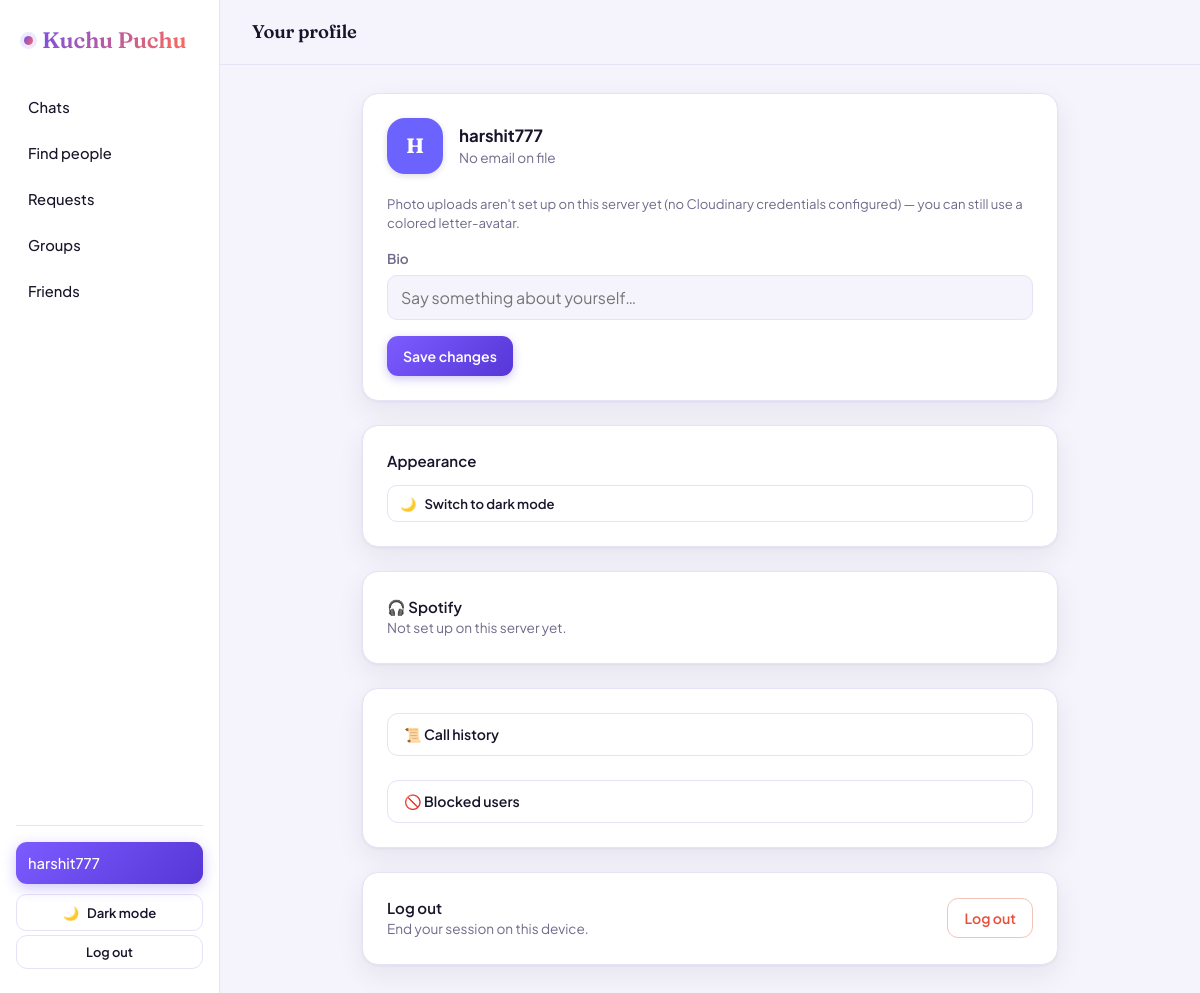
The page /accounts/profile/ (signed in) on the database its author committed.
### accounts/models.py (models this page shows, shortened)
class User(AbstractUser):
    THEME_LIGHT = 'light'
    THEME_DARK = 'dark'
    THEME_CHOICES = [(THEME_LIGHT, 'Light'), (THEME_DARK, 'Dark')]
    bio = models.CharField(max_length=160, blank=True)
    avatar_color = models.CharField(max_length=7, default='#6C63FF')  # used for the letter-avatar fallback
    avatar_url = models.URLField(blank=True)
    avatar_public_id = models.CharField(max_length=255, blank=True)  # Cloudinary asset id, so we can delete/replace it later
    last_seen_at = models.DateTimeField(null=True, blank=True)
    theme_preference = models.CharField(max_length=5, choices=THEME_CHOICES, default=THEME_LIGHT)
    spotify_access_token = models.CharField(max_length=255, blank=True)
    spotify_refresh_token = models.CharField(max_length=255, blank=True)
    spotify_token_expires_at = models.DateTimeField(null=True, blank=True)
    @property
    def spotify_connected(self):
        return bool(self.spotify_refresh_token)

### accounts/views.py (the view)
# urls.py: path('profile/', views.profile, name='profile'),
@login_required
def profile(request):
    if request.method == 'POST':
        form = ProfileForm(request.POST, request.FILES, instance=request.user)
        if form.is_valid():
            user = form.save(commit=False)
            avatar_file = form.cleaned_data.get('avatar')
            remove_avatar = form.cleaned_data.get('remove_avatar')
            if avatar_file:
                try:
                    url, public_id = cloudinary_client.upload_avatar(avatar_file, request.user)
                except cloudinary_client.CloudinaryError as exc:
                    messages.error(request, f"Couldn't upload that photo: {exc}")
                    return render(request, 'accounts/profile.html', {
                        'form': form, 'cloudinary_configured': cloudinary_client.is_configured(),
                    })
                old_public_id = request.user.avatar_public_id
                user.avatar_url = url
                user.avatar_public_id = public_id
                if old_public_id and old_public_id != public_id:
                    cloudinary_client.delete_avatar(old_public_id)
            elif remove_avatar and user.avatar_url:
                cloudinary_client.delete_avatar(user.avatar_public_id)
                user.avatar_url = ''
                user.avatar_public_id = ''
            user.save()
            messages.success(request, 'Profile updated.')
            return redirect('accounts:profile')
    else:
        form = ProfileForm(instance=request.user)
    return render(request, 'accounts/profile.html', {
        'form': form,
        'cloudinary_configured': cloudinary_client.is_configured(),
        'spotify_configured': spotify_client.is_configured(),
        'now_playing': spotify_client.get_now_playing_cached(request.user) if spotify_client.is_configured() else None,
    })

### accounts/forms.py (shortened to what this page needs)
class ProfileForm(forms.ModelForm):
    avatar = forms.ImageField(required=False, help_text='JPG or PNG, up to 8MB.')
    remove_avatar = forms.BooleanField(required=False)
    class Meta:
        model = User
        fields = ('bio',)
        widgets = {
            'bio': forms.TextInput(attrs={'placeholder': "Say something about yourself…", 'maxlength': 160}),
        }

### accounts/cloudinary_client.py (called while the page is built)
def is_configured():
    return bool(
        getattr(settings, 'CLOUDINARY_CLOUD_NAME', '')
        and getattr(settings, 'CLOUDINARY_API_KEY', '')
        and getattr(settings, 'CLOUDINARY_API_SECRET', '')
    )

### accounts/spotify_client.py (called while the page is built)
def is_configured():
    client_id = getattr(settings, 'SPOTIFY_CLIENT_ID', '').strip()
    client_secret = getattr(settings, 'SPOTIFY_CLIENT_SECRET', '').strip()
    return bool(client_id and client_secret)

### accounts/templatetags/avatar_tags.py (called while the page is built)
@register.simple_tag
def avatar(entity, size=''):
    url = getattr(entity, 'avatar_url', '') or ''
    color = getattr(entity, 'avatar_color', '#6C63FF') or '#6C63FF'
    label = getattr(entity, 'username', '') or getattr(entity, 'name', '') or '?'
    letter = label[:1].upper()
    css_class = f'avatar {size}'.strip()
    if url:
        return format_html('<img class="{}" src="{}" alt="{}">', css_class, url, letter)
    return format_html('<div class="{}" style="background:{};">{}</div>', css_class, color, letter)

### chat/context_processors.py (called while the page is built)
def unread_messages_count(request):
    if not request.user.is_authenticated:
        return {'unread_messages_count': 0}
    muted_friend_ids = ConversationMute.objects.filter(user=request.user).values_list('friend_id', flat=True)
    count = (
        Message.objects.filter(recipient=request.user, is_read=False, deleted_at__isnull=True)
        .exclude(sender_id__in=muted_friend_ids)
        .count()
    )
    return {'unread_messages_count': count}

### friends/context_processors.py (called while the page is built)
def pending_requests_count(request):
    if request.user.is_authenticated:
        count = FriendRequest.objects.filter(to_user=request.user).count()
        return {'pending_requests_count': count}
    return {'pending_requests_count': 0}

### groupchat/context_processors.py (called while the page is built, shortened)
def unread_group_messages_count(request):
    if not request.user.is_authenticated:
        return {'unread_group_messages_count': 0}
    total = 0
    memberships = GroupMembership.objects.filter(user=request.user, is_muted=False).only('group_id', 'last_read_at')
    return {'unread_group_messages_count': total}

### templates/accounts/profile.html (shortened to what this page needs)
{% extends "base.html" %}
{% load avatar_tags %}
{% block body %}
<div class="topbar"><h2>Your profile</h2></div>
<div class="content">
  <div class="card">
    <form method="post" enctype="multipart/form-data">
      <div style="display:flex; align-items:center; gap:16px; margin-bottom:20px; flex-wrap:wrap;">
        {% avatar user 'lg' %}
        <div style="min-width:0; flex:1;">
          <div style="font-weight:700; font-size:1.05rem; overflow-wrap:anywhere;">{{ user.username }}</div>
          <div class="text-muted" style="font-size:0.85rem; overflow-wrap:anywhere;">{{ user.email|default:"No email on file" }}</div>
        </div>
      </div>
      {% if cloudinary_configured %}
        <div class="form-row">
          <label for="{{ form.avatar.id_for_label }}">Profile photo</label>
          {{ form.avatar }}
          <p class="text-muted" style="font-size:0.78rem; margin:6px 0 0 0;">{{ form.avatar.help_text }}</p>
          {% if form.avatar.errors %}<p class="field-error">{{ form.avatar.errors.0 }}</p>{% endif %}
        </div>
        {% if user.avatar_url %}
          <label style="display:flex; align-items:center; gap:8px; font-size:0.85rem; margin-bottom:16px; cursor:pointer;">
            {{ form.remove_avatar }} Remove current photo
          </label>
        {% endif %}
      {% else %}
        <p class="text-muted" style="font-size:0.82rem; margin-bottom:16px;">
          Photo uploads aren't set up on this server yet (no Cloudinary credentials configured) — you can still use a colored letter-avatar.
        </p>
      {% endif %}
      <div class="form-row">
        <label for="{{ form.bio.id_for_label }}">Bio</label>
        {{ form.bio }}
      </div>
      <button class="btn btn-primary" type="submit">Save changes</button>
    </form>
  </div>
  <div class="card mt-24">
    <div style="font-weight:600; margin-bottom:12px;">Appearance</div>
    <button type="button" class="theme-toggle" id="profile-theme-toggle" data-toggle-url="{% url 'accounts:toggle_theme' %}" style="justify-content:flex-start;">
      <span id="profile-theme-icon">{% if user.theme_preference == 'dark' %}☀️{% else %}🌙{% endif %}</span>
      <span class="label">{% if user.theme_preference == 'dark' %}Switch to light mode{% else %}Switch to dark mode{% endif %}</span>
    </button>
  </div>
  <div class="card mt-24">
    <div class="row-between" style="flex-wrap:wrap; gap:12px; margin-bottom:{% if user.spotify_connected %}12{% else %}0{% endif %}px;">
      <div>
        <div style="font-weight:600;">🎧 Spotify</div>
        <div class="text-muted" style="font-size:0.85rem;">
          {% if not spotify_configured %}
            Not set up on this server yet.
          {% elif user.spotify_connected %}
            Connected — friends can see what you're playing.
          {% else %}
            Show what you're listening to next to your name.
          {% endif %}
        </div>
      </div>
    </div>
  </div>
  <div class="card mt-24">
    <a href="{% url 'calls:history' %}" class="btn btn-ghost btn-block" style="justify-content:flex-start;">📜 Call history</a>
    <a href="{% url 'friends:blocked' %}" class="btn btn-ghost btn-block mt-24" style="justify-content:flex-start;">🚫 Blocked users</a>
  </div>
  <div class="card mt-24">
    <div class="row-between" style="flex-wrap:wrap; gap:12px;">
      <div>
        <div style="font-weight:600;">Log out</div>
        <div class="text-muted" style="font-size:0.85rem;">End your session on this device.</div>
      </div>
      <form method="post" action="{% url 'accounts:logout' %}">
        <button class="btn btn-danger" type="submit">Log out</button>
      </form>
    </div>
  </div>
</div>
{% endblock %}

### templates/base.html (shortened to what this page needs)
{% load static %}
<!DOCTYPE html>
<html lang="en" data-theme="{% if user.is_authenticated %}{{ user.theme_preference }}{% else %}light{% endif %}">
<head>
  <link rel="stylesheet" href="{% static 'css/style.css' %}">
</head>
<body>
{% if user.is_authenticated %}
<div class="app-shell">
  <aside class="sidebar" data-notify-url="{% url 'chat:notify_summary' %}">
    <div class="brand"><span class="dot"></span><span>Kuchu Puchu</span></div>
    <a class="nav-link {% if request.resolver_match.view_name == 'chat:inbox' %}active{% endif %}" href="{% url 'chat:inbox' %}">
      <span class="label-row"><span class="icon" aria-hidden="true">💬</span><span class="label">Chats</span></span>
    </a>
    <a class="nav-link {% if request.resolver_match.view_name == 'friends:search' %}active{% endif %}" href="{% url 'friends:search' %}">
      <span class="label-row"><span class="icon" aria-hidden="true">🔍</span><span class="label">Find people</span></span>
    </a>
    <a class="nav-link {% if request.resolver_match.view_name == 'friends:requests' %}active{% endif %}" href="{% url 'friends:requests' %}">
      <span class="label-row"><span class="icon" aria-hidden="true">🔔</span><span class="label">Requests</span></span>
    </a>
    <a class="nav-link {% if request.resolver_match.app_name == 'groupchat' %}active{% endif %}" href="{% url 'groupchat:list' %}">
      <span class="label-row"><span class="icon" aria-hidden="true">👨‍👩‍👧‍👦</span><span class="label">Groups</span></span>
    </a>
    <a class="nav-link {% if request.resolver_match.view_name == 'friends:list' %}active{% endif %}" href="{% url 'friends:list' %}">
      <span class="label-row"><span class="icon" aria-hidden="true">👥</span><span class="label">Friends</span></span>
    </a>
    <div class="sidebar-footer">
      <a class="nav-link {% if request.resolver_match.view_name == 'accounts:profile' %}active{% endif %}" href="{% url 'accounts:profile' %}">
        <span class="label-row"><span class="icon" aria-hidden="true">👤</span><span class="label">{{ user.username }}</span></span>
      </a>
      <button type="button" class="theme-toggle" id="theme-toggle-btn" data-toggle-url="{% url 'accounts:toggle_theme' %}">
        <span id="theme-toggle-icon">{% if user.theme_preference == 'dark' %}☀️{% else %}🌙{% endif %}</span>
        <span class="label">{% if user.theme_preference == 'dark' %}Light mode{% else %}Dark mode{% endif %}</span>
      </button>
      <form method="post" action="{% url 'accounts:logout' %}">
        <button class="btn btn-ghost btn-sm btn-block" type="submit">Log out</button>
      </form>
    </div>
  </aside>
  <div class="main">
    {% block body %}{% endblock %}
  </div>
</div>
{% else %}
  {% block auth_body %}{% endblock %}
{% endif %}
</body>
</html>

### rows shown on the page
User: username "harshit777", avatar_url+avatar_color+username "H", email "No email on file"
